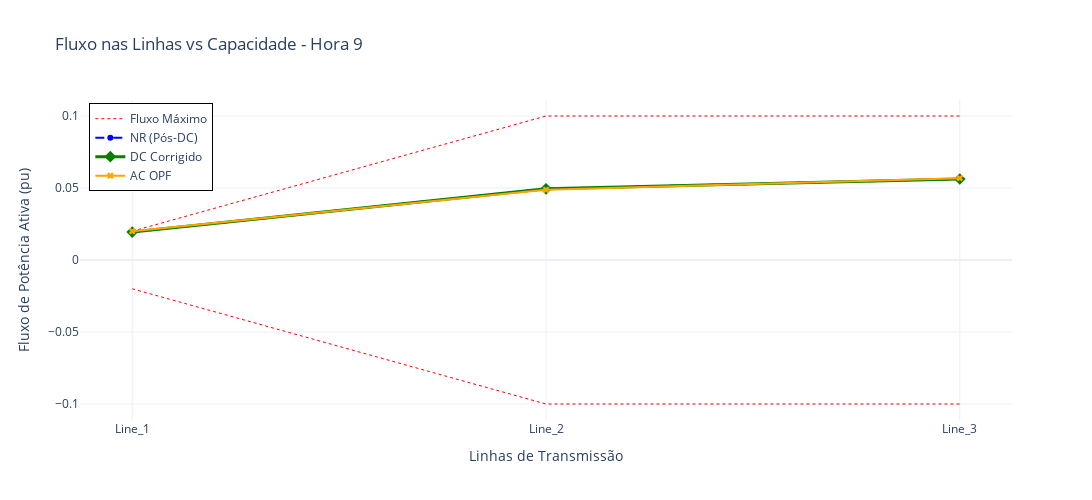

Notebook code for this chart:
### Code cell
# --- 1. Configuração e Tratamento de Dados ---
h_plot = 9 # Escolha a hora que quiser analisar

# Recupera os nomes e os limites INDIVIDUAIS de cada linha
line_names = [l.name for l in NET.lines]
limits     = np.array([l.flow_max_pu for l in NET.lines])

# Garante que os dados de fluxo estão em numpy array para indexação [h_plot]
f_nr   = np.array(flows_out_nr)
f_corr = np.array(flows_out_dc_corr)
f_ac   = np.array(flows_out_ac)

fig = go.Figure()

# --- 2. Plota os Limites (O "Envelope") ---
# Limite Superior (P_max)
fig.add_trace(go.Scatter(
    x=line_names, 
    y=limits,
    mode='lines', 
    name='Fluxo Máximo',
    line=dict(color='red', width=1, dash='dot'), # Linha pontilhada vermelha
    hoverinfo='y+name'
))

# Limite Inferior (-P_max)
fig.add_trace(go.Scatter(
    x=line_names, 
    y=-limits,
    mode='lines', 
    name='Fluxo Mínimo',
    line=dict(color='red', width=1, dash='dot'),
    showlegend=False, # Não precisa poluir a legenda duas vezes
    hoverinfo='skip'
))

# --- 3. Plota os Fluxos dos Métodos ---

# NR (Estado Inicial/Violado)
fig.add_trace(go.Scatter(
    x=line_names, 
    y=f_nr[h_plot],
    mode='lines+markers', 
    name='NR (Pós-DC)',
    line=dict(color='blue', width=2, dash='dash'),
    marker=dict(symbol='circle')
))

# DC Corrigido (Sua Solução MinDeviation)
fig.add_trace(go.Scatter(
    x=line_names, 
    y=f_corr[h_plot],
    mode='lines+markers', 
    name='DC Corrigido',
    line=dict(color='green', width=3),
    marker=dict(size=9, symbol='diamond')
))

# AC OPF (Referência Ideal)
fig.add_trace(go.Scatter(
    x=line_names, 
    y=f_ac[h_plot],
    mode='lines+markers', 
    name='AC OPF',
    line=dict(color='orange', width=2),
    marker=dict(symbol='x')
))

# --- 4. Layout Quadrado e Limpo ---
fig.update_layout(
    title=f"Fluxo nas Linhas vs Capacidade - Hora {h_plot}",
    xaxis_title="Linhas de Transmissão",
    yaxis_title="Fluxo de Potência Ativa (pu)",
    
    # Deixa o gráfico quadrado
    width=1500,
    height=500,
    autosize=False,
    
    template="plotly_white",
    hovermode="x unified", # Mostra todos os valores ao passar o mouse numa linha
    legend=dict(
        x=0.01, y=0.99, 
        bgcolor='rgba(255, 255, 255, 0.8)',
        bordercolor="Black",
        borderwidth=1
    )
)

fig.show()

### Figure 1 — Plotly figure (JSON) as saved in the notebook; plotly's stock layout.template omitted (floating-point values rounded to 4 significant figures)
{"data": [{"hoverinfo": "y+name", "line": {"color": "red", "dash": "dot", "width": 1}, "mode": "lines", "name": "Fluxo Máximo", "type": "scatter", "x": ["Line_1", "Line_2", "Line_3"], "y": [0.02, 0.1, 0.1]}, {"hoverinfo": "skip", "line": {"color": "red", "dash": "dot", "width": 1}, "mode": "lines", "name": "Fluxo Mínimo", "showlegend": false, "type": "scatter", "x": ["Line_1", "Line_2", "Line_3"], "y": [-0.02, -0.1, -0.1]}, {"line": {"color": "blue", "dash": "dash", "width": 2}, "marker": {"symbol": "circle"}, "mode": "lines+markers", "name": "NR (Pós-DC)", "type": "scatter", "x": ["Line_1", "Line_2", "Line_3"], "y": [0.01942, 0.04946, 0.05626]}, {"line": {"color": "green", "width": 3}, "marker": {"size": 9, "symbol": "diamond"}, "mode": "lines+markers", "name": "DC Corrigido", "type": "scatter", "x": ["Line_1", "Line_2", "Line_3"], "y": [0.01942, 0.04946, 0.05626]}, {"line": {"color": "orange", "width": 2}, "marker": {"symbol": "x"}, "mode": "lines+markers", "name": "AC OPF", "type": "scatter", "x": ["Line_1", "Line_2", "Line_3"], "y": [0.01999, 0.04874, 0.05684]}], "layout": {"autosize": false, "height": 500, "hovermode": "x unified", "legend": {"bgcolor": "rgba(255, 255, 255, 0.8)", "bordercolor": "Black", "borderwidth": 1, "x": 0.01, "y": 0.99}, "title": {"text": "Fluxo nas Linhas vs Capacidade - Hora 9"}, "width": 1500, "xaxis": {"title": {"text": "Linhas de Transmissão"}}, "yaxis": {"title": {"text": "Fluxo de Potência Ativa (pu)"}}}}
